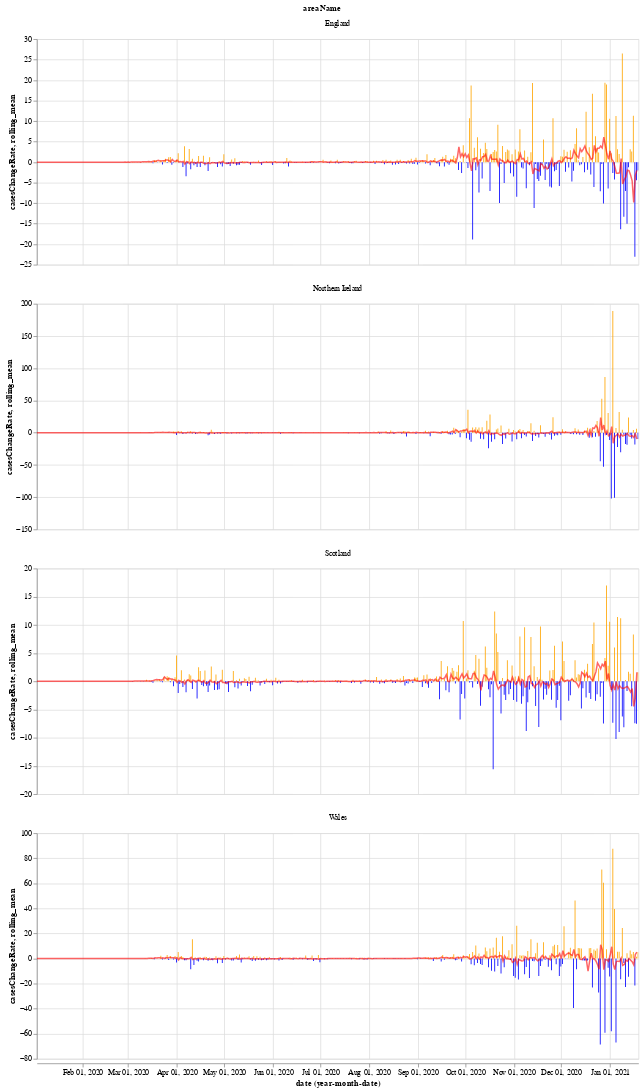

Notebook source saved alongside this figure:
### Markdown cell above
We will use the Python library `Altair` for visualising the data, see the [altair docs](https://altair-viz.github.io/) for more information.

First we have a graph which shows the daily change in the number of new cases for each country. This number jumps up and down all over the place, which is likely due to delay in reporting of new cases over the weekend. Another interesting thing is that it looks like the daily cases in Wales experienced a much shorter period of calm over the summer (calm in the sense of daily cases not jumping up and down).

The orange bars are days when the number of new cases (per 100k population) was more than the previous day, while the blue are days when the number of new cases dropped. The red line is the 7 day moving average. 

When the moving average line is below 0, it means that there is a consistent drop in new cases. We can see this clearly happening around the times that lockdowns were introduced (though, to varying degrees). I will update the graphs soon with a marker of when each lockdown started.

### Code cell
# collapse
import altair as alt

bars = alt.Chart(uk_cases).mark_bar().encode(
    x="yearmonthdate(date):T",
    y="casesChangeRate:Q",
    tooltip='casesChange',
    color=alt.condition(
        alt.datum.casesChangeRate > 0,
        alt.value("orange"),  # The positive color
        alt.value("blue")  # The negative color
    )
).properties(title='Daily change in number of new cases with 7 day rolling mean',width=800).interactive()

line = alt.Chart(uk_cases).mark_line(
    color='red',
    size=2,
    opacity=0.6
).transform_window(
    rolling_mean='mean(casesChangeRate)',
    frame=[0, 7],
    groupby=['areaName']
).encode(
    x='yearmonthdate(date):T',
    y='rolling_mean:Q'
)

alt.layer(bars, line, data=uk_cases).facet(alt.Column(
    'areaName'), columns=1).resolve_scale(y='independent')

### Figure 1 — Vega-Lite specification as saved in the notebook (floating-point values rounded to 4 significant figures; data arrays with more than 128 entries replaced by an {"elided": "..."} marker saying what was removed)
{"config": {"view": {"continuousWidth": 400, "continuousHeight": 300}}, "data": {"name": "data-f2a9a4dcb3204f6864e1b925902c9302"}, "facet": {"type": "nominal", "field": "areaName"}, "spec": {"layer": [{"mark": "bar", "encoding": {"color": {"condition": {"value": "orange", "test": "(datum.casesChangeRate > 0)"}, "value": "blue"}, "tooltip": {"type": "quantitative", "field": "casesChange"}, "x": {"type": "temporal", "field": "date", "timeUnit": "yearmonthdate"}, "y": {"type": "quantitative", "field": "casesChangeRate"}}, "selection": {"selector001": {"type": "interval", "bind": "scales", "encodings": ["x", "y"]}}, "title": "Daily change in number of new cases with 7 day rolling mean", "width": 800}, {"mark": {"type": "line", "color": "red", "opacity": 0.6, "size": 2}, "encoding": {"x": {"type": "temporal", "field": "date", "timeUnit": "yearmonthdate"}, "y": {"type": "quantitative", "field": "rolling_mean"}}, "transform": [{"window": [{"op": "mean", "field": "casesChangeRate", "as": "rolling_mean"}], "frame": [0, 7], "groupby": ["areaName"]}]}]}, "columns": 1, "resolve": {"scale": {"y": "independent"}}, "$schema": "https://vega.github.io/schema/vega-lite/v4.8.1.json", "datasets": {"data-f2a9a4dcb3204f6864e1b925902c9302": {"elided": "1528 records"}}}
